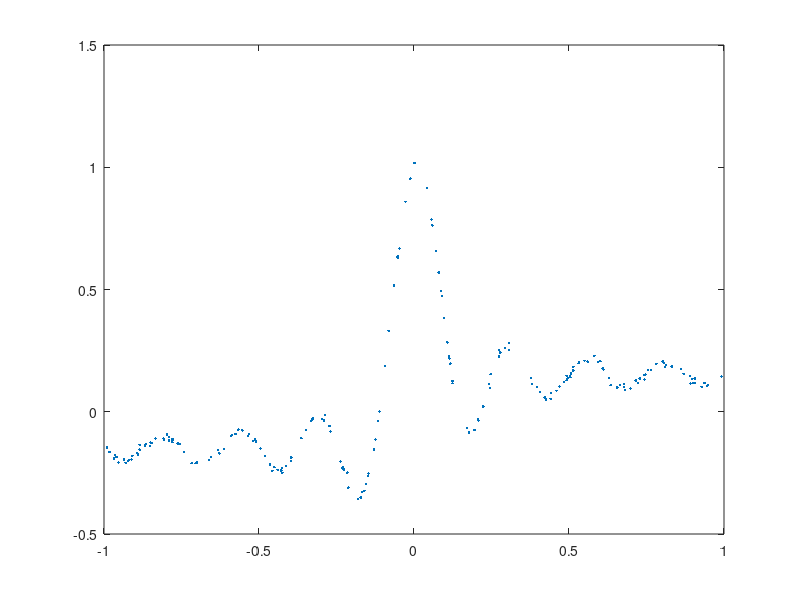

The MATLAB source for this figure: (Note: this script raises an error after producing the figure.)
clear
close all
clc

addpath('..\Core\')

%% Producing simulations of the sinc function

omega = 8;
sigmaW2 = 1e-4;

n = 1;
N = 2e2;
x = 2*pi*rand(1,N) - pi;
f = sin( omega*x )./(omega*x) + 0.1*atan(omega*x);
y = f + sqrt(sigmaW2)*randn(1,N);

Ntrain = N/2;
X = x(1:Ntrain);
Y = y(1:Ntrain);

figure
plot(x/pi,y,'.')

%%
close all
clc

m = 20;
ind = UniformSpaceSampling(X,m);                                            % Random sample from the full data set
indices = false(1,Ntrain);
indices(ind) = true;

plot(X/pi,Y,'.')
hold on
plot(X(indices)/pi,0,'x')

%% Calculating the GPR with sparse covariance approximations
close all
clc

%-- Optimizing based on the full covariance matrix
theta0 = ones(n+2,1);
tic
[hyperP1,lnL1] = optimize_gpr( X, Y, theta0 );
toc

%%-- Optimizing based on the Subset of Regressors approach
Method1 = 'SoR';

tic
[hyperP2,lnL2] = optimize_gpr( X, Y, theta0, Method1, indices );
toc

%%-- Optimizing based on the Subset of Regressors approach
Method2 = 'SoD';
tic
[hyperP3,lnL3] = optimize_gpr( X, Y, theta0, Method2, indices );
toc

%% Evaluate the obtained models
close all
clc

clr = lines(3);

[X_test,indx] = sort(x);
Y_test = y(indx);

method_name = {'Full covariance';
               'Subset of Regressors';
               'Subset of Data';
               'Projected Process';};

%-- Predictions from the full covariance GPR
[yh{1},varY{1}] = gpr_predict( X_test, X, Y, hyperP1 );

%-- Predictions from the Subset of Regressors method
[yh{2},varY{2}] = gpr_predict( X_test, X, Y, hyperP2, Method1, indices );

%-- Predictions from the Subset of Data method
[yh{3},varY{3}] = gpr_predict( X_test, X, Y, hyperP3, Method2, indices );

%-- Predictions from the Projected Process method
Method3 = 'PP';
[yh{4},varY{4}] = gpr_predict( X_test, X, Y, hyperP2, Method3, indices );


figure('Position',[100 100 1200 900])
for k=1:4
    
    YY = [yh{k}(:) + 3*sqrt(varY{k}(:)); flipud(yh{k}(:) - 3*sqrt(varY{k}(:)))];
    XX = [X_test flip(X_test)]/pi;
    
    subplot(2,2,k)
    
    fill(XX,YY,brighten(clr(2,:),0.8),'LineStyle','none')
    hold on
    plot(X_test/pi,f(indx),'LineWidth',1.5,'Color',zeros(1,3))
    hold on
    plot(X_test/pi,Y_test,'.','MarkerSize',10,'Color',0.75*ones(1,3))
    plot(X_test/pi,yh{k},'.','MarkerSize',10,'Color',clr(2,:))
    grid on
    
    title(method_name{k})
    
    if k>1
        plot(X(indices)/pi,-1,'xk','MarkerSize',10)
    end
    
    ylim([-1 1.5])
    
end